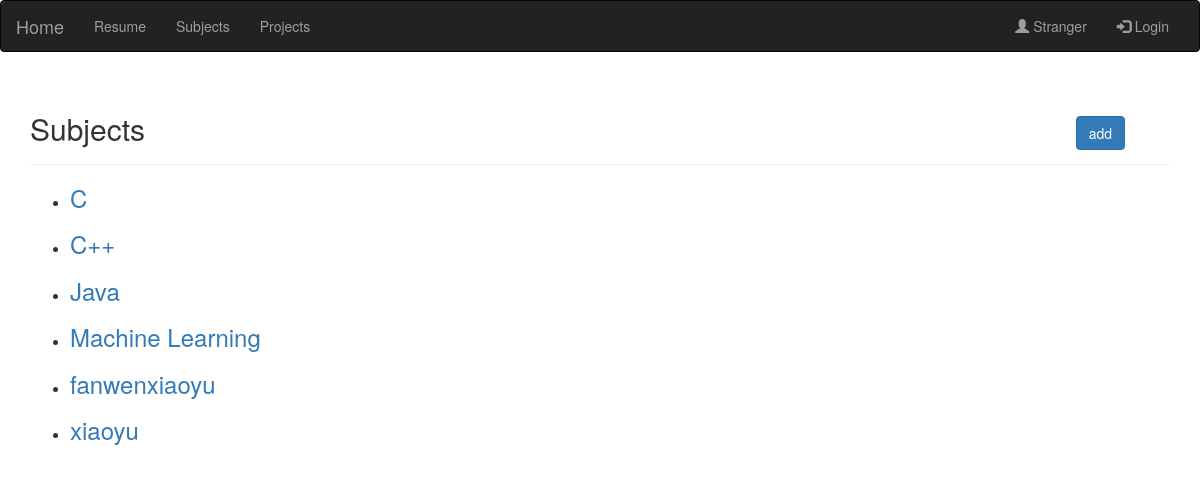
Before: /subjects/ with the older database file.
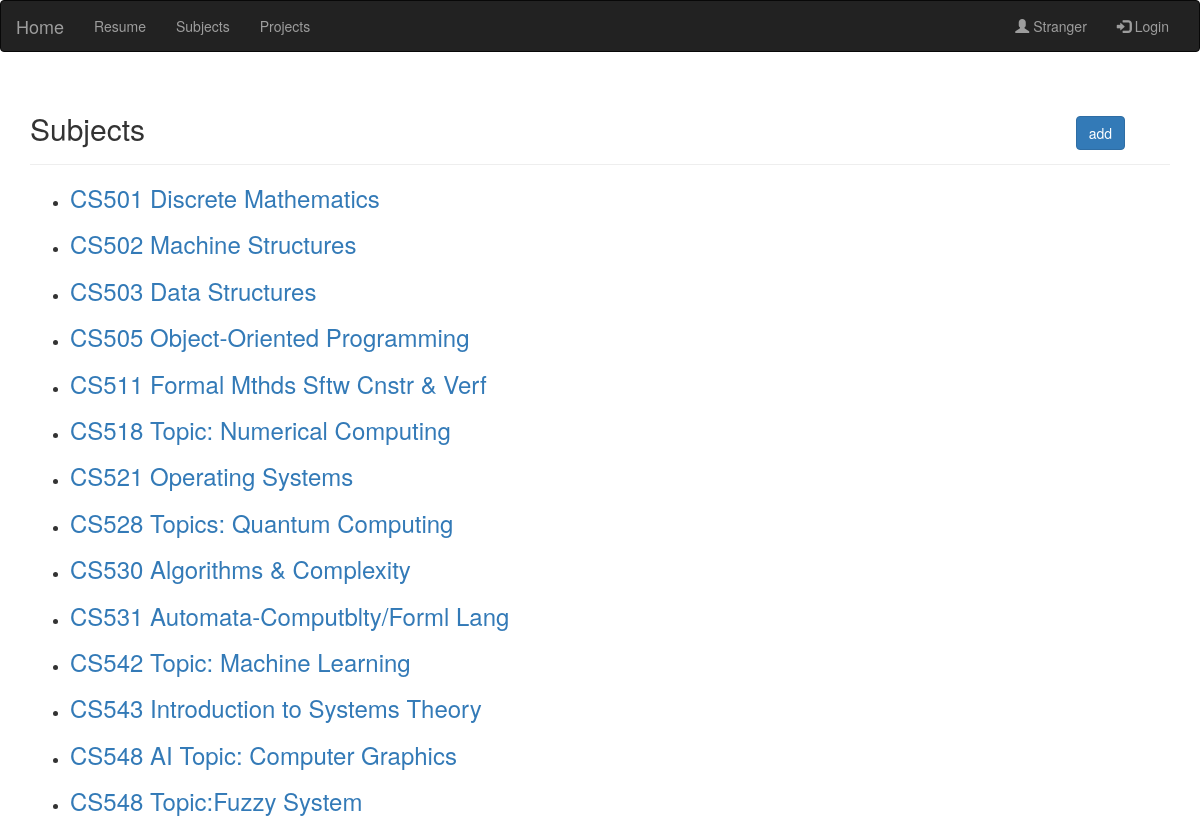
After: the same page with the newer database file.
### app_pw/models.py (models this page shows)
class Subject(models.Model):
	sub_name = models.CharField(max_length=200)
	date_added = models.DateTimeField(auto_now_add = True)
	owner = models.ForeignKey(User, on_delete=models.CASCADE)
	def __str__(self):
		return self.sub_name

### app_pw/views.py (the view)
# urls.py: path('subjects/', views.subjects, name='subjects'),
def subjects(request):
	subjects = Subject.objects.order_by('sub_name')
	context = {
		'subjects': subjects,
	}
	return render(request, 'app_pw/subjects.html', context)

### app_pw/templates/app_pw/subjects.html
{% extends 'app_pw/base.html' %}
{% block header %}
	<h2 style="padding-right: 2em">
		Subjects
	<div class="nav navbar-nav navbar-right">
	<a href="{% url 'app_pw:new_subject' %}"><button type="button" class="btn btn-primary">add</button></a>
	</div>
	</h2>
{% endblock header %}
{% block content %}
	<ul>
		{% for subject in subjects %}
		<li>
			<h3>
				<a href="{% url 'app_pw:subject' subject.id %}">{{ subject}}</a>
			</h3>
		</li>
		{% empty %}
			<h3>There are no sujects added </h3>
		{% endfor %}
	</ul>
{% endblock content %}

### app_pw/templates/app_pw/base.html (shortened to what this page needs)
{% load bootstrap3 %}
<!DOCTYPE html>
<html lang="en">
<head>
	{% bootstrap_css %}
</head>
<body id="myPage" data-spy="scroll" data-target=".navbar" data-offset="60">
<nav class="navbar navbar-inverse">
  <div class="container-fluid">
    <div class="navbar-header">
      <a class="navbar-brand" href="{% url 'app_pw:index' %}">Home</a>
    </div>
    <div class="collapse navbar-collapse" id="myNavbar">
      <ul class="nav navbar-nav">
        <li ><a href="{% url 'app_pw:resume' %}">Resume</a></li>
        <li><a href="{% url 'app_pw:subjects' %}">Subjects</a></li>
        <li><a href="{% url 'app_pw:projects' %}">Projects</a></li>
      </ul>
      <ul class="nav navbar-nav navbar-right">
      	{% if user.is_authenticated %}
        <li><a href="#"><span class="glyphicon glyphicon-user"></span> {{user.username}}</a></li>
        <li><a href="{% url 'users:logout' %}"><span class="glyphicon glyphicon-log-out"></span> Logout</a></li>
        {% else %}
        <li><a href="#"><span class="glyphicon glyphicon-user"></span> Stranger</a></li>
        <li><a href="{% url 'users:login' %}"><span class="glyphicon glyphicon-log-in"></span> Login</a></li>
        {% endif %}
      </ul>
    </div>
  </div>
</nav>
<div class="container">
		<div class="page-header">
			{% block header %} {% endblock header %}
		</div>
		<div >
			{% block content %} {% endblock content %}
		</div>
</div>
</body>
</html>

Changed rows visible on the page:
removed Subject: sub_name "C"
removed Subject: sub_name "C++"
removed Subject: sub_name "Java"
removed Subject: sub_name "Machine Learning"
removed Subject: sub_name "fanwenxiaoyu"
removed Subject: sub_name "xiaoyu"
added Subject: sub_name "CS501 Discrete Mathematics"
added Subject: sub_name "CS502 Machine Structures"
added Subject: sub_name "CS503 Data Structures"
added Subject: sub_name "CS505 Object-Oriented Programming"
added Subject: sub_name "CS511 Formal Mthds Sftw Cnstr & Verf"
added Subject: sub_name "CS518 Topic: Numerical Computing"
added Subject: sub_name "CS521 Operating Systems"
added Subject: sub_name "CS528 Topics: Quantum Computing"
added Subject: sub_name "CS530 Algorithms & Complexity"
added Subject: sub_name "CS531 Automata-Computblty/Forml Lang"
added Subject: sub_name "CS542 Topic: Machine Learning"
added Subject: sub_name "CS543 Introduction to Systems Theory"
added Subject: sub_name "CS548 AI Topic: Computer Graphics"
added Subject: sub_name "CS548 Topic:Fuzzy System"
